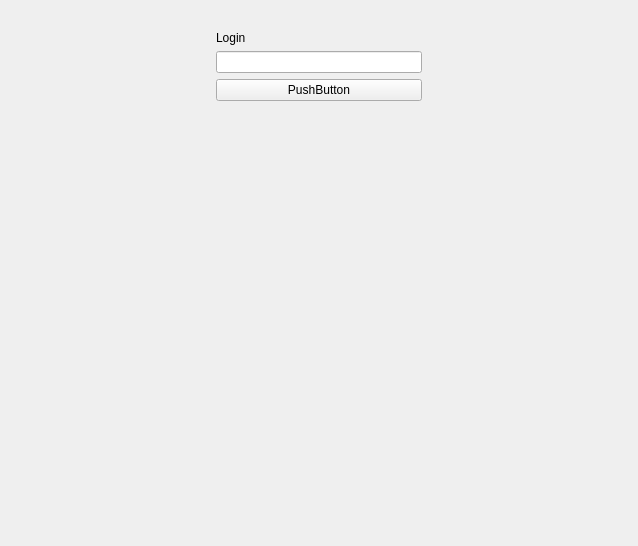
<?xml version="1.0" encoding="UTF-8"?>
<ui version="4.0">
 <class>LoginView</class>
 <widget class="QWidget" name="LoginView">
  <property name="geometry">
   <rect>
    <x>0</x>
    <y>0</y>
    <width>638</width>
    <height>546</height>
   </rect>
  </property>
  <property name="windowTitle">
   <string>Form</string>
  </property>
  <layout class="QGridLayout" name="gridLayout">
   <item row="3" column="0">
    <spacer name="horizontalSpacer">
     <property name="orientation">
      <enum>Qt::Horizontal</enum>
     </property>
     <property name="sizeHint" stdset="0">
      <size>
       <width>40</width>
       <height>20</height>
      </size>
     </property>
    </spacer>
   </item>
   <item row="2" column="1">
    <widget class="QLabel" name="label">
     <property name="text">
      <string>Login</string>
     </property>
    </widget>
   </item>
   <item row="5" column="1">
    <spacer name="verticalSpacer_2">
     <property name="orientation">
      <enum>Qt::Vertical</enum>
     </property>
     <property name="sizeHint" stdset="0">
      <size>
       <width>20</width>
       <height>40</height>
      </size>
     </property>
    </spacer>
   </item>
   <item row="3" column="1">
    <widget class="QLineEdit" name="lineEdit"/>
   </item>
   <item row="3" column="2">
    <spacer name="horizontalSpacer_2">
     <property name="orientation">
      <enum>Qt::Horizontal</enum>
     </property>
     <property name="sizeHint" stdset="0">
      <size>
       <width>40</width>
       <height>20</height>
      </size>
     </property>
    </spacer>
   </item>
   <item row="4" column="1">
    <widget class="QPushButton" name="pushButton">
     <property name="text">
      <string>PushButton</string>
     </property>
    </widget>
   </item>
   <item row="1" column="1">
    <widget class="QLabel" name="label_2">
     <property name="maximumSize">
      <size>
       <width>300</width>
       <height>300</height>
      </size>
     </property>
     <property name="text">
      <string/>
     </property>
     <property name="pixmap">
      <pixmap>res/avatar.png</pixmap>
     </property>
     <property name="scaledContents">
      <bool>true</bool>
     </property>
    </widget>
   </item>
  </layout>
 </widget>
 <resources/>
 <connections/>
</ui>
